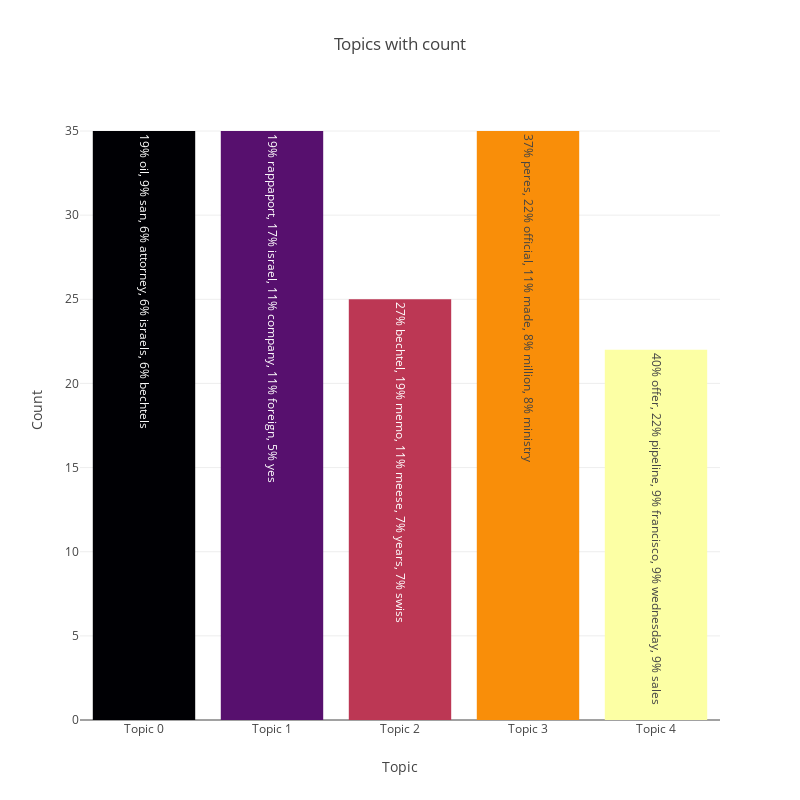

The notebook cell saved with this chart:
### Code cell
plotTopics("LDA",ldaCategories, ldaCounts, ldaKeys)

### Figure 1 — Plotly figure (JSON) as saved in the notebook; plotly's stock layout.template omitted (floating-point values rounded to 4 significant figures)
{"data": [{"marker": {"color": ["#000004", "#57106e", "#bc3754", "#f98e09", "#fcffa4"]}, "text": ["19% oil, 9% san, 6% attorney, 6% israels, 6% bechtels", "19% rappaport, 17% israel, 11% company, 11% foreign, 5% yes", "27% bechtel, 19% memo, 11% meese, 7% years, 7% swiss", "37% peres, 22% official, 11% made, 8% million, 8% ministry", "40% offer, 22% pipeline, 9% francisco, 9% wednesday, 9% sales"], "type": "bar", "uid": "51451e71-0b74-409f-8e7e-ed2c5f575ba4", "x": ["Topic 0", "Topic 1", "Topic 2", "Topic 3", "Topic 4"], "y": [35, 35, 25, 35, 22]}], "layout": {"autosize": false, "height": 800, "title": {"text": "Topics with count"}, "width": 800, "xaxis": {"title": {"text": "Topic"}}, "yaxis": {"title": {"text": "Count"}}}}
